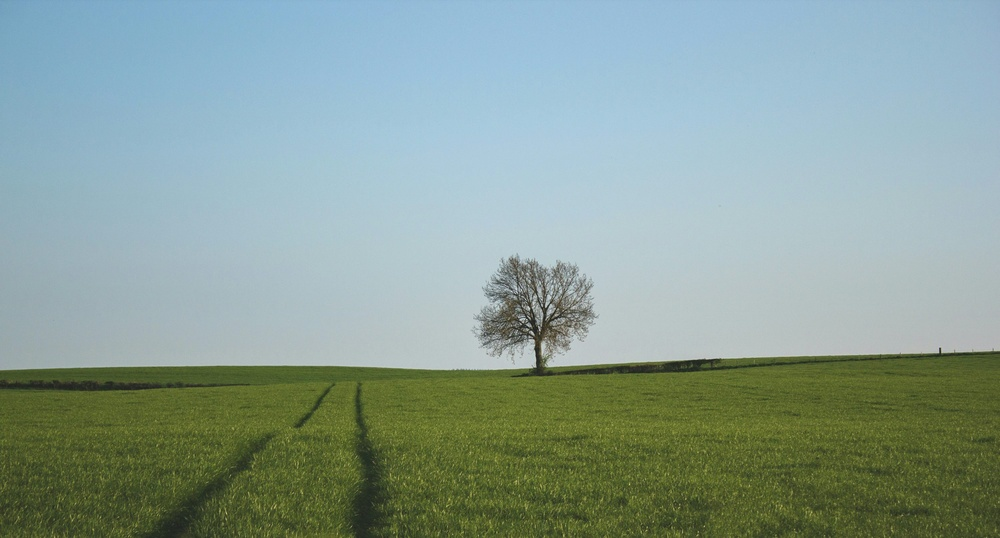
#> input picture Aula Pillow/imagem.jpg, 1000 x 538 px, shrunk from 3000 x 1613 before the run
$ python ex03.py
#> lines starting #> are read from the running program, lines starting #| are printed output that depends on the picture
from PIL import Image

imagem = Image.open('imagem.jpg')
#> imagem is the input picture: PIL image 1000x538 RGB; mean R, G, B 137.3, 158.5, 150.3

nova_imagem = imagem.rotate(180)
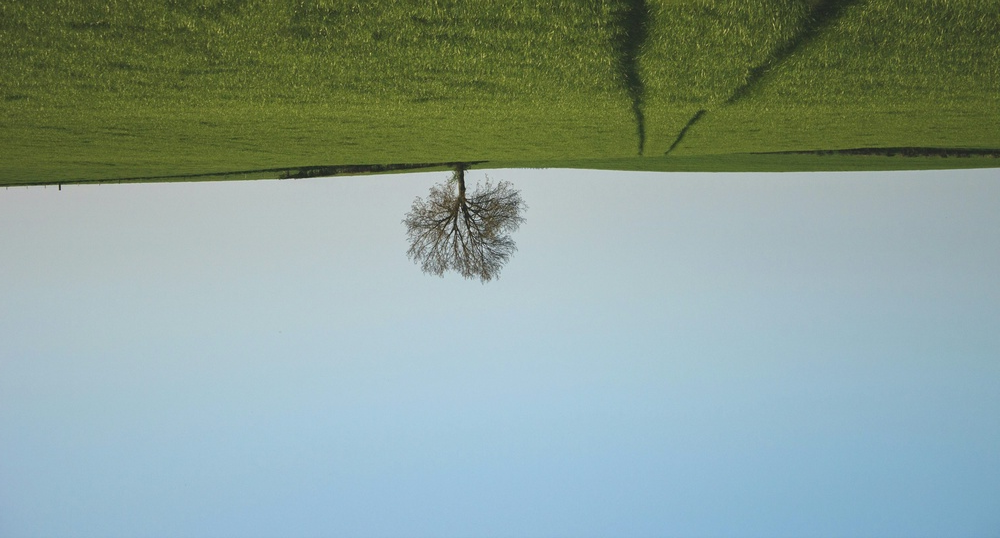
#> nova_imagem: PIL image 1000x538 RGB; mean R, G, B 137.3, 158.5, 150.3

nova_imagem.show()
